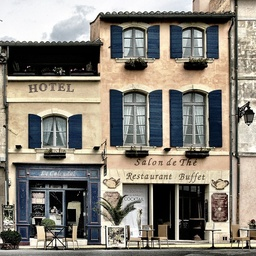
#> input picture HW1/building.jpg, 256 x 256 px, shrunk from 640 x 640 before the run
$ python a.py
#> lines starting #> are read from the running program, lines starting #| are printed output that depends on the picture
import cv2
import numpy as np

def nearest_rotate():
    img = cv2.imread('building.jpg')
#> img is the input picture: shape (256, 256, 3); mean B, G, R 121.1, 131.1, 136.4
    h, w, c = img.shape
#> h = 256; w = 256; c = 3
    center_x = w // 2
#> center_x = 128
    center_y = h // 2
#> center_y = 128

    angle = np.radians(30)
    rotated_img = np.zeros_like(img, dtype=np.uint8)

    for x in range(w):
        for y in range(h):
            x_shifted = x - center_x
            y_shifted = y - center_y
            x_rotated = int(x_shifted * np.cos(-angle) - y_shifted * np.sin(-angle))
            y_rotated = int(x_shifted * np.sin(-angle) + y_shifted * np.cos(-angle))
            x_rotated += center_x
            y_rotated += center_y

            if 0 <= x_rotated < w-1 and 0 <= y_rotated < h-1:
                rotated_img[y, x] = img[y_rotated, x_rotated]
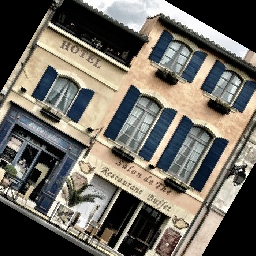
#> rotated_img: shape (256, 256, 3); mean B, G, R 97.8, 106.4, 110.8

    cv2.imshow('Rotated Image', rotated_img)
    # cv2.imwrite('nr.jpg', rotated_img)
    cv2.waitKey(0)

def bilinear_rotate():
    img = cv2.imread('building.jpg')
    h, w, c = img.shape
#> h = 256; w = 256; c = 3
    center_x = w // 2
#> center_x = 128
    center_y = h // 2
#> center_y = 128

    angle = np.radians(30)
    rotated_img = np.zeros_like(img, dtype=np.uint8)

    for x in range(w):
        for y in range(h):
            # 將像素座標平移至原點
            x_shifted = x - center_x
            y_shifted = y - center_y
            x_rotated = int(x_shifted * np.cos(-angle) - y_shifted * np.sin(-angle))
            y_rotated = int(x_shifted * np.sin(-angle) + y_shifted * np.cos(-angle))
            x_rotated += center_x
            y_rotated += center_y

            if 0 <= x_rotated < w-1 and 0 <= y_rotated < h-1:
                x0 = int(x_rotated)
                x1 = min(x0 + 1, w-1)
                y0 = int(y_rotated)
                y1 = min(y0 + 1, h-1)
                x_t = x_rotated - x0
                y_t = y_rotated - y0
                in_1 = img[y0, x0] * (1-x_t) + img[y0, x1] * x_t
                in_2 = img[y1, x0] * (1-x_t) + img[y1, x1] * x_t
                rotated_img[y, x] = in_1 * (1-y_t) + in_2 * y_t

    cv2.imshow('Bilinear Rotated Image', rotated_img)
    # cv2.imwrite('blr.jpg', rotated_img)
    cv2.waitKey(0)

def bicubic_rotate():
    img = cv2.imread('building.jpg')
    h, w, c = img.shape
#> h = 256; w = 256; c = 3
    center_x = w // 2
#> center_x = 128
    center_y = h // 2
#> center_y = 128

    angle = np.radians(30)
    img = img.astype(np.float32)
    rotated_img = np.zeros_like(img, dtype=np.int32)

    for x in range(w):
        for y in range(h):
            x_shifted = x - center_x
            y_shifted = y - center_y
            x_rotated = int(x_shifted * np.cos(-angle) - y_shifted * np.sin(-angle))
            y_rotated = int(x_shifted * np.sin(-angle) + y_shifted * np.cos(-angle))
            x_rotated += center_x
            y_rotated += center_y
            if 0 <= x_rotated < w-1 and 0 <= y_rotated < h-1:
                tp = []
                for i in range(-1,3):
                    x0 = int(x_rotated) + i
                    if x0 < 0:
                        x0 = 0
                    elif x0 >= w:
                        x0 = w-1
                    p = []
                    for j in range(-1,3):
                        y0 = int(y_rotated) + j
                        if y0 < 0:
                            y0 = 0
                        elif y0 >= h:
                            y0 = h-1
                        p.append(img[y0, x0])
                    f_y = (y_rotated - int(y_rotated))
                    tp.append((-0.5*p[0]+1.5*p[1]-1.5*p[2]+0.5*p[3])*f_y**3 + (p[0]-2.5*p[1]+2*p[2]-0.5*p[3])*f_y**2 + (-0.5*p[0]+0.5*p[2])*f_y + p[1])
                f_x = (x_rotated - int(x_rotated))
                rotated_img[y, x] = (-0.5*tp[0]+1.5*tp[1]-1.5*tp[2]+0.5*tp[3])*f_x**3 + (tp[0]-2.5*tp[1]+2*tp[2]-0.5*tp[3])*f_x**2 + (-0.5*tp[0]+0.5*tp[2])*f_x + tp[1]

    rotated_img = np.clip(rotated_img, 0, 255)
    rotated_img = rotated_img.astype(np.uint8)
    cv2.imshow('Bicubic Rotated Image', rotated_img)
    # cv2.imwrite('bcr.jpg', rotated_img)
    cv2.waitKey(0)


def nearest_neighbor_interpolation():
    img = cv2.imread('building.jpg')
    h, w, c = img.shape
    new_img = np.zeros((h*2, w*2, c), dtype=np.uint8)
    new_h, new_w = new_img.shape[:2]
    for i in range(new_h):
        for j in range(new_w):
            x = int(i / 2)
            y = int(j / 2)
            new_img[i, j] = img[x, y]
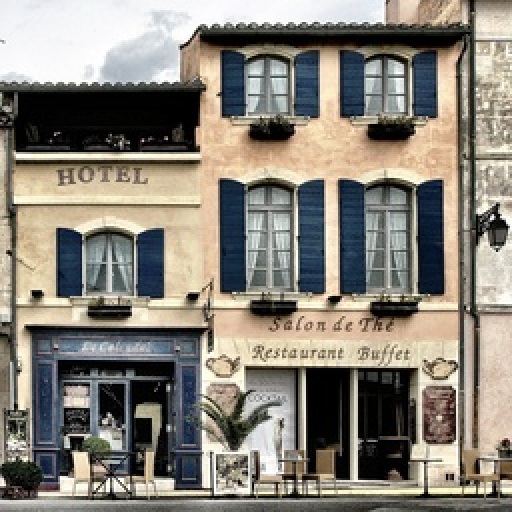
#> new_img: shape (512, 512, 3); mean B, G, R 121.1, 131.1, 136.4
    cv2.imshow('Nearest Neighbor Interpolation', new_img)
    # cv2.imwrite('n.jpg', new_img)
    cv2.waitKey(0)


def bilinear_interpolation():
    img = cv2.imread('building.jpg')
    h, w, c = img.shape

    sh = 2
    sw = 2

    new_img = np.zeros((h*sh,w*sw,3), np.uint8)
    hz = new_img.shape[0]
    wz = new_img.shape[1]
    for i in range(hz):
        for j in range(wz):
            p1_i = int(i/sh)
            p1_j = int(j/sw)
            p1 = img[p1_i, p1_j]
            p2 = img[p1_i, min(p1_j+1, w-1)]
            p3 = img[min(p1_i+1, h-1), p1_j]
            p4 = img[min(p1_i+1, h-1), min(p1_j+1, w-1)]

            q1 = (p1_j+1 - j/sw)*p1 + (j/sw - p1_j)*p2
            q2 = (p1_j+1 - j/sw)*p3 + (j/sw - p1_j)*p4
            p = (i/sh - p1_i)*q2 + (p1_i+1 - i/sh)*q1
            new_img[i,j] = p
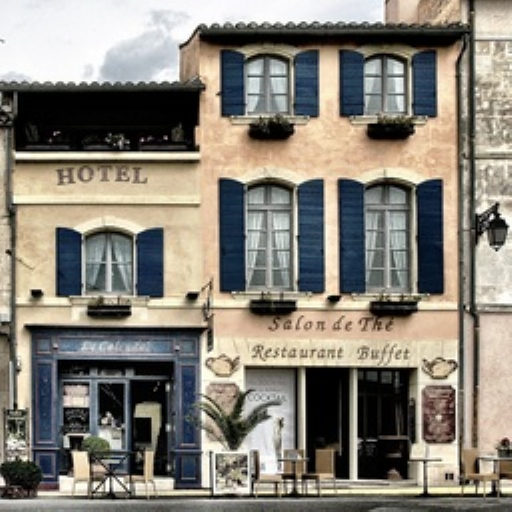
#> new_img: shape (512, 512, 3); mean B, G, R 120.7, 130.8, 136
    cv2.imshow('Bilinear Interpolation', new_img)
    # cv2.imwrite('b.jpg', new_img)
    cv2.waitKey(0)

def bicubic_interpolation():
    img = cv2.imread('building.jpg')
    h, w, c = img.shape
    img = img.astype(np.float32)
    new_img = np.zeros((h*2, w*2, c), dtype=np.int32)
    new_h, new_w = new_img.shape[:2]
    for i in range(new_h):
        for j in  range(new_w):
            x1 = int(i/2)
            y1 = int(j/2)
            tp = []
            for k in range(-1,3):
                x = x1 + k
                if x < 0:
                    x = 0
                elif x >= h:
                    x = h-1
                p = []
                for l in range(-1,3):
                    y = y1 + l
                    if y < 0:
                        y = 0
                    elif y >= w:
                        y = w-1
                    p.append(img[x, y])

                f_y = (j/2) - y1
                tp.append((-0.5*p[0]+1.5*p[1]-1.5*p[2]+0.5*p[3])*f_y**3 + (p[0]-2.5*p[1]+2*p[2]-0.5*p[3])*f_y**2 + (-0.5*p[0]+0.5*p[2])*f_y + p[1])
            f_x = (i/2) - x1
            new_img[i, j] = (-0.5*tp[0]+1.5*tp[1]-1.5*tp[2]+0.5*tp[3])*f_x**3 + (tp[0]-2.5*tp[1]+2*tp[2]-0.5*tp[3])*f_x**2 + (-0.5*tp[0]+0.5*tp[2])*f_x + tp[1]
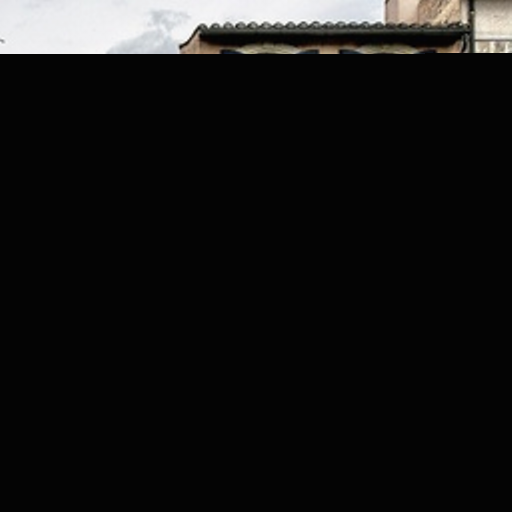
#> new_img: shape (512, 512, 3) int32; mean B, G, R 17.8, 18.2, 18.5; drawn with min black and max white

    new_img = np.clip(new_img, 0, 255)
    new_img = new_img.astype(np.uint8)
    cv2.imshow('Bicubic Interpolation', new_img)
    # cv2.imwrite('bc.jpg', new_img)
    cv2.waitKey(0)

if __name__ == '__main__':
    nearest_rotate()
    bilinear_rotate()
    bicubic_rotate()
    nearest_neighbor_interpolation()
    bilinear_interpolation()
#> (the run stopped early here; a loop or call above may not have finished)
